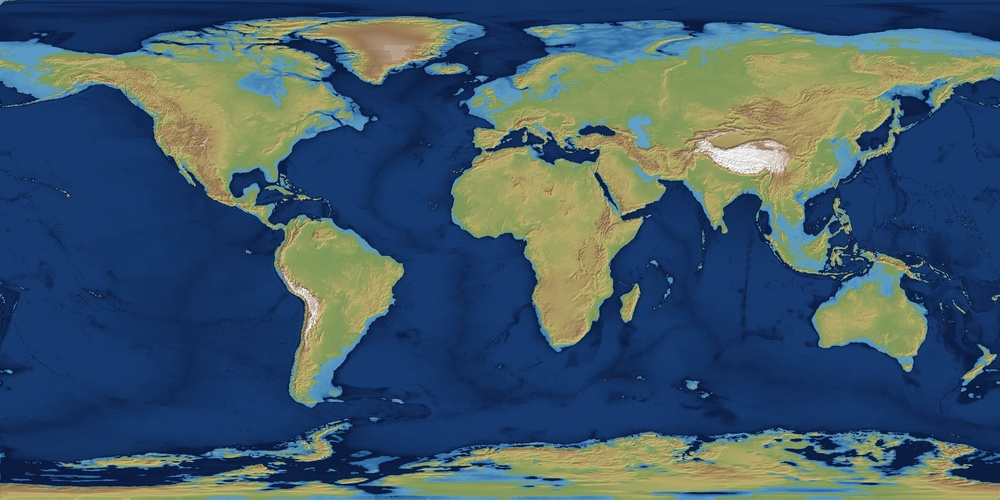
#> input picture _geolab/slab/earth_v1.jpg, 1000 x 500 px, shrunk from 2048 x 1024 before the run
$ python detect.py ../../../_geolab/slab/earth_v1.jpg out.png
#> lines starting #> are read from the running program, lines starting #| are printed output that depends on the picture; after the words box and inside, x2 and y2 are one past the last pixel; in counts of white or black regions, pixels touching at a corner belong together
import sys, numpy as np
from PIL import Image
from scipy import ndimage as nd
from skimage.morphology import skeletonize, remove_small_objects
def detect(a, TH=105, DEN=0.22, MINLEN=110):
#> called with TH = 105, DEN = 0.22, MINLEN = 110
    g=a.mean(-1)
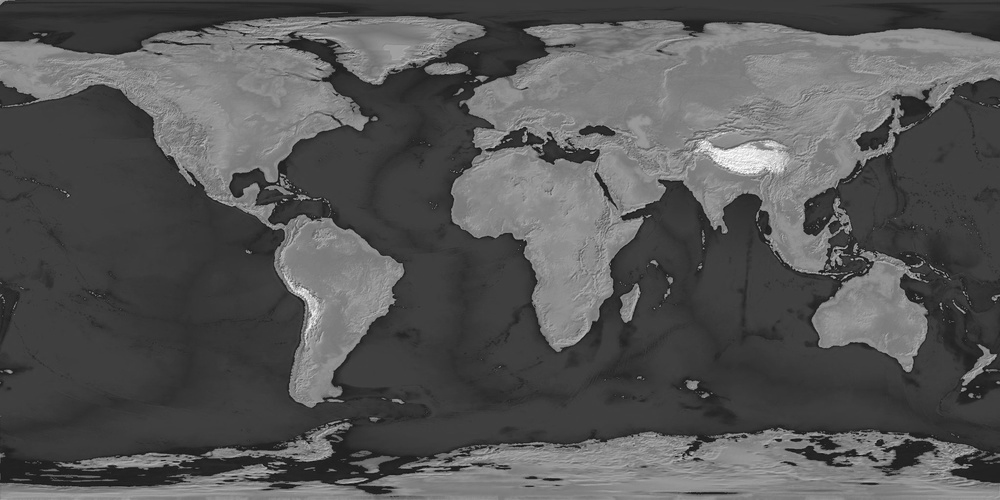
#> g: shape (500, 1000) float64; min 10, max 255, mean 86.5
    dark=g<TH
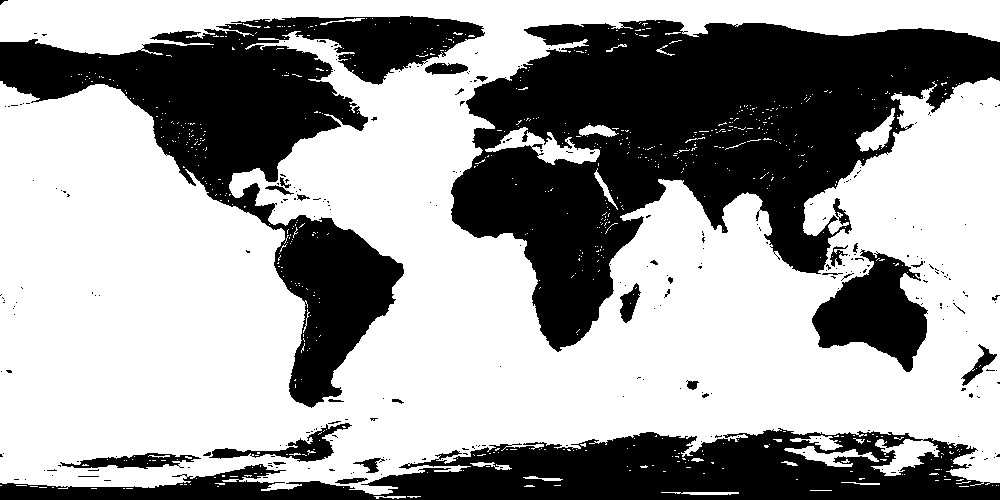
#> dark: shape (500, 1000) bool; 62% white; 275 black regions (244 under 20 px), largest, box (x1, y1, x2, y2) and area: (451, 20, 1000, 352) 87803, (0, 16, 485, 408) 52217, (0, 428, 1000, 500) 36432
    dens=nd.uniform_filter(dark.astype(float),21)
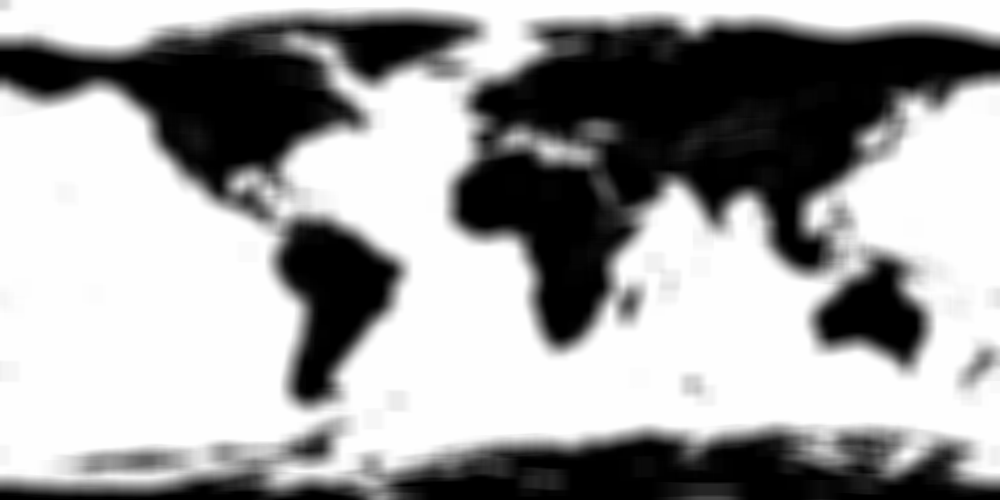
#> dens: shape (500, 1000) float64; min -2.09e-15, max 1, mean 0.62; drawn with min black and max white
    cand=dark&(dens<DEN)
#> cand: shape (500, 1000) bool; 0.5% white in thin lines or dots, all inside (x1, y1, x2, y2) = (71, 23, 966, 498)
    cand=nd.binary_closing(cand,structure=np.ones((3,3)),iterations=2)
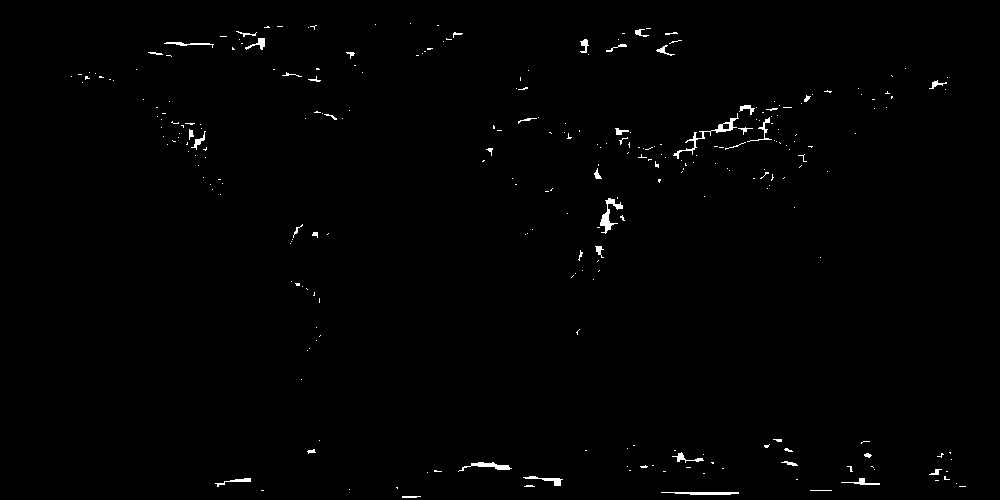
#> cand: shape (500, 1000) bool; 0.74% white; 277 white regions (231 under 20 px), largest, box (x1, y1, x2, y2) and area: (673, 113, 739, 159) 298, (600, 198, 623, 234) 262, (458, 462, 512, 472) 194
    sk=skeletonize(cand)
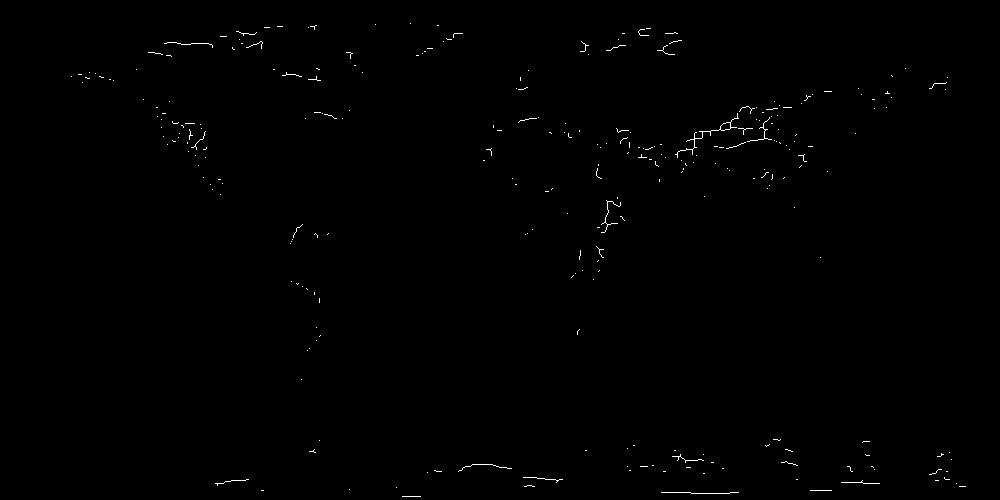
#> sk: shape (500, 1000) bool; 0.36% white in thin lines or dots, all inside (x1, y1, x2, y2) = (71, 23, 966, 497)
    lab,n=nd.label(sk,structure=np.ones((3,3)))
#> lab: shape (500, 1000) int32; 278 distinct labels, from 0 to 277
#> n = 277
    objs=nd.find_objects(lab); keep=np.zeros(n+1,bool)
#> after `objs = nd.find_objects(lab)`: objs = 277 items
    for i,sl in enumerate(objs,1):
        m=lab[sl]==i; c=m.sum()
        if c<MINLEN: continue
        yy,xx=np.nonzero(m); P=np.stack([xx,yy],1).astype(float); P-=P.mean(0)
        ev=np.linalg.eigvalsh(np.cov(P.T)); straight=np.sqrt(ev[0])<2.2   # thinner than ~2 px across its run: a ruled line
        ext=np.hypot(sl[0].stop-sl[0].start, sl[1].stop-sl[1].start)
        if straight: continue
        if c>3.2*ext: continue          # a tangle (lettering, hachure clump), not a course
        keep[i]=True
#> this loop made 277 passes
#> (m, c) on passes 1, 2, 4: ([True], 1), ([True], 1), ([[True, True]], 2)
    return keep[lab]
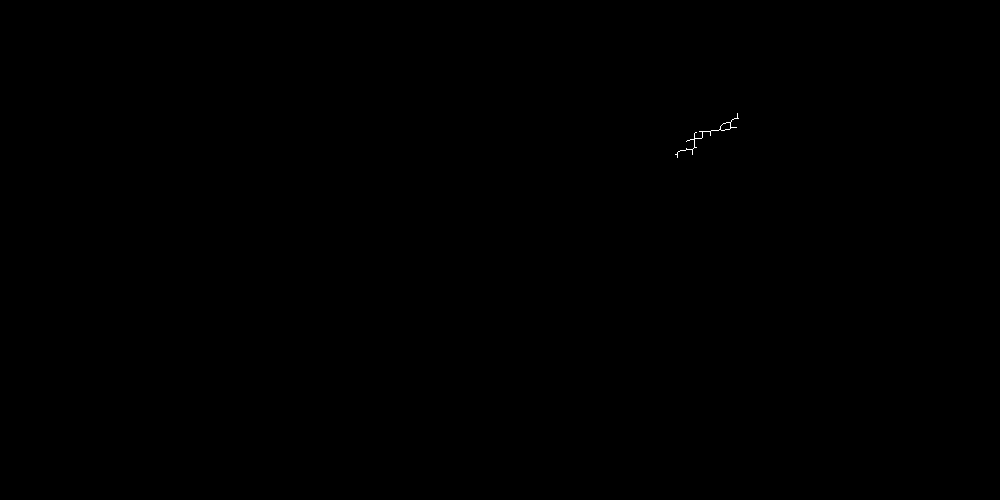
#> returned value: shape (500, 1000) bool; 0.03% white in thin lines or dots, all inside (x1, y1, x2, y2) = (675, 113, 739, 158)
if __name__=='__main__':
    a=np.asarray(Image.open(sys.argv[1]).convert('RGB')).astype(float)
    out=detect(a)
    vis=a.copy(); vis[nd.binary_dilation(out,iterations=2)]=[255,0,255]
#> after `vis[nd.binary_dilation(out, iterations=2)] = [255, 0, 255]`:
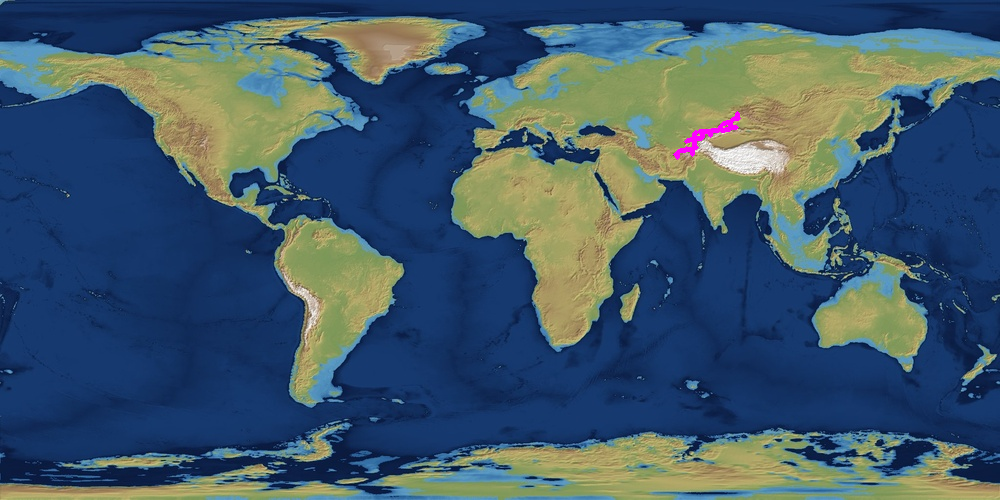
#> vis: shape (500, 1000, 3) float64; mean R, G, B 65, 89.3, 105.5
    Image.fromarray(vis.astype(np.uint8)).save(sys.argv[2]); print(out.sum())
#| 144
